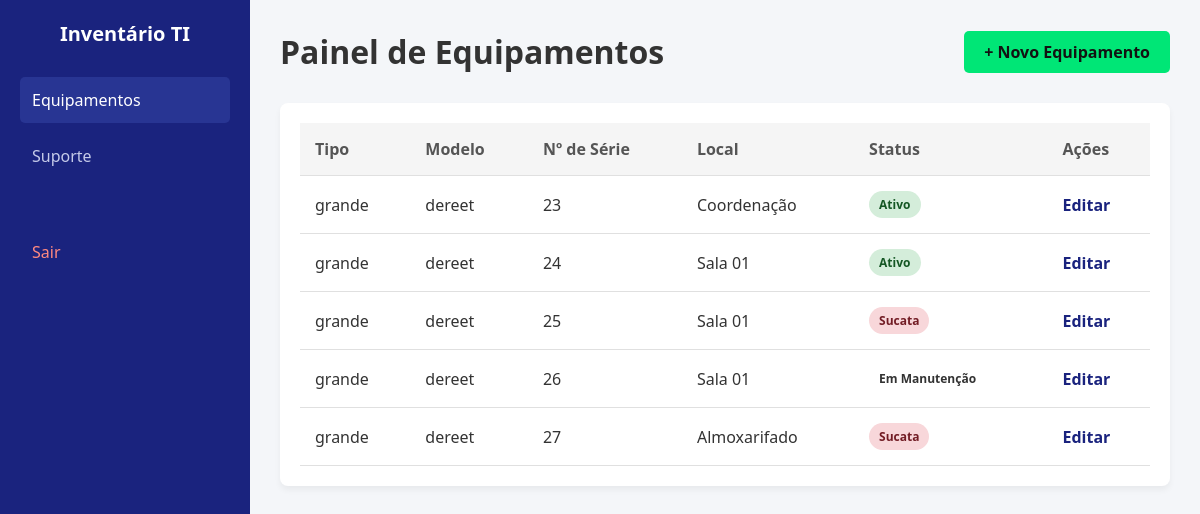
/dashboard, run on the app's committed database.
### main.py (models this page shows, shortened)
class Equipamento(db.Model):
    id = db.Column(db.Integer, primary_key=True)
    tipo = db.Column(db.String(50))
    modelo = db.Column(db.String(100))
    serie = db.Column(db.String(50), unique=True)
    sala = db.Column(db.String(50))    # Para mudar o equipamento de sala
    status = db.Column(db.String(50))  # Ex: "Ativo", "Em Manutenção", "Sucata"

### main.py (the view)
@app.route("/dashboard")
def dashboard():
    lista_do_banco = Equipamento.query.all()
    return render_template("dashboard.html", equipamentos=lista_do_banco)

### templates/dashboard.html (shortened to what this page needs)
<!DOCTYPE html>
<html lang="pt-br">
<head>
</head>
<body>
    <div class="dashboard-container">
        <aside class="sidebar">
            <h2>Inventário TI</h2>
            <a href="/dashboard" class="active">Equipamentos</a>
            <a href="#">Suporte</a>
            <a href="/" style="margin-top: 50px; color: #ff8a80;">Sair</a>
        </aside>
        <main class="main-content">
            <div class="header-content">
                <h1>Painel de Equipamentos</h1>
                <a href="/cadastrar_equipamento" class="btn-primary">+ Novo Equipamento</a>
            </div>
            <div class="table-container">
                <table>
                    <thead>
                        <tr>
                            <th>Tipo</th>
                            <th>Modelo</th>
                            <th>Nº de Série</th>
                            <th>Local</th>
                            <th>Status</th>
                            <th>Ações</th>
                        </tr>
                    </thead>
                    <tbody>
                        {% for item in equipamentos %}
                        <tr>
                            <td>{{ item.tipo }}</td>
                            <td>{{ item.modelo }}</td>
                            <td>{{ item.serie }}</td>
                            <td>{{ item.sala or 'Não definida' }}</td>
                            <td>
                                <span class="badge {{ (item.status or 'ativo') | lower | replace(' ', '') | replace('ç', 'c') | replace('ã', 'a') }}">
                                    {{ item.status or 'Ativo' }}
                                </span>
                            </td>
                            <td>
                                <a href="/editar_equipamento/{{ item.id }}" class="btn-edit">Editar</a>
                            </td>
                        </tr>
                        {% endfor %}
                    </tbody>
                </table>
            </div>
        </main>
    </div>
</body>
</html>

### templates/dashboard.html (style rules this page uses)
* { margin: 0; padding: 0; box-sizing: border-box; font-family: 'Segoe UI', Tahoma, Geneva, Verdana, sans-serif; }
body { background-color: #f4f6f9; color: #333; }
.dashboard-container { display: flex; min-height: 100vh; }
.sidebar { width: 250px; background-color: #1a237e; color: white; padding: 20px; }
.sidebar h2 { margin-bottom: 30px; font-size: 20px; text-align: center; }
.sidebar a { display: block; color: #c5cae9; text-decoration: none; padding: 12px; margin-bottom: 10px; border-radius: 5px; transition: 0.3s; }
.sidebar a:hover, .sidebar a.active { background-color: #283593; color: white; }
.main-content { flex: 1; padding: 30px; }
.header-content { display: flex; justify-content: space-between; align-items: center; margin-bottom: 30px; }
.btn-primary { background-color: #00e676; color: #121212; padding: 10px 20px; text-decoration: none; border-radius: 5px; font-weight: bold; transition: 0.3s; }
.table-container { background: white; padding: 20px; border-radius: 8px; box-shadow: 0 4px 6px rgba(0,0,0,0.05); overflow-x: auto; }
table { width: 100%; border-collapse: collapse; text-align: left; }
th, td { padding: 15px; border-bottom: 1px solid #e0e0e0; }
th { background-color: #f5f5f5; color: #555; }
.badge { padding: 5px 10px; border-radius: 20px; font-size: 12px; font-weight: bold; display: inline-block; }
.badge.ativo { background-color: #d4edda; color: #155724; }
.badge.sucata { background-color: #f8d7da; color: #721c24; }
.btn-edit { color: #1a237e; text-decoration: none; font-weight: bold; }

### data on the page
Equipamento: tipo "grande", modelo "dereet", serie "23", sala "Coordenação", status "Ativo"
Equipamento: tipo "grande", modelo "dereet", serie "24", sala "Sala 01", status "Ativo"
Equipamento: tipo "grande", modelo "dereet", serie "25", sala "Sala 01", status "Sucata"
Equipamento: tipo "grande", modelo "dereet", serie "26", sala "Sala 01", status "Em Manutenção"
Equipamento: tipo "grande", modelo "dereet", serie "27", sala "Almoxarifado", status "Sucata"
